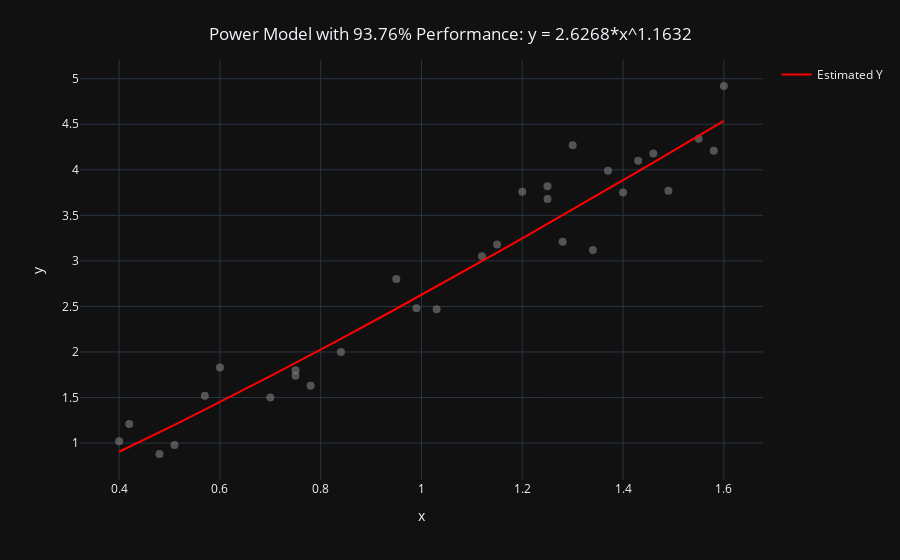

The notebook cell this image was saved under:
### Code cell
best_model[1]

### Figure 1 — Plotly figure (JSON) as saved in the notebook; plotly's stock layout.template omitted (floating-point values rounded to 4 significant figures)
{"data": [{"hovertemplate": "x: %{x}<br>y: %{y}", "legendgroup": "", "marker": {"color": "gray", "coloraxis": "coloraxis", "opacity": 0.6, "size": 8, "symbol": "circle"}, "mode": "markers", "name": "", "orientation": "v", "showlegend": false, "type": "scatter", "x": [0.4, 0.42, 0.48, 0.51, 0.57, 0.6, 0.7, 0.75, 0.75, 0.78, 0.84, 0.95, 0.99, 1.03, 1.12, 1.15, 1.2, 1.25, 1.25, 1.28, 1.3, 1.34, 1.37, 1.4, 1.43, 1.46, 1.49, 1.55, 1.58, 1.6], "xaxis": "x", "y": [1.02, 1.21, 0.88, 0.98, 1.52, 1.83, 1.5, 1.8, 1.74, 1.63, 2, 2.8, 2.48, 2.47, 3.05, 3.18, 3.76, 3.68, 3.82, 3.21, 4.27, 3.12, 3.99, 3.75, 4.1, 4.18, 3.77, 4.34, 4.21, 4.92], "yaxis": "y"}, {"hovertemplate": "x: %{x}<br>y: %{y}", "line": {"color": "red"}, "marker": {"color": "gray", "opacity": 0.6, "size": 8}, "mode": "lines", "name": "Estimated Y", "type": "scatter", "x": [0.4, 0.42, 0.48, 0.51, 0.57, 0.6, 0.7, 0.75, 0.75, 0.78, 0.84, 0.95, 0.99, 1.03, 1.12, 1.15, 1.2, 1.25, 1.25, 1.28, 1.3, 1.34, 1.37, 1.4, 1.43, 1.46, 1.49, 1.55, 1.58, 1.6], "y": [0.9047, 0.9576, 1.118, 1.2, 1.366, 1.45, 1.735, 1.88, 1.88, 1.967, 2.145, 2.475, 2.596, 2.719, 2.997, 3.09, 3.247, 3.405, 3.405, 3.501, 3.564, 3.692, 3.788, 3.885, 3.982, 4.079, 4.177, 4.373, 4.472, 4.538]}], "layout": {"coloraxis": {"colorbar": {"title": {"text": "y"}}, "colorscale": [[0, "#0d0887"], [0.1111, "#46039f"], [0.2222, "#7201a8"], [0.3333, "#9c179e"], [0.4444, "#bd3786"], [0.5556, "#d8576b"], [0.6667, "#ed7953"], [0.7778, "#fb9f3a"], [0.8889, "#fdca26"], [1, "#f0f921"]]}, "legend": {"tracegroupgap": 0}, "margin": {"t": 60}, "title": {"text": "Power Model with 93.76% Performance: y = 2.6268*x^1.1632", "x": 0.5, "xanchor": "center", "y": 0.95, "yanchor": "top"}, "xaxis": {"anchor": "y", "domain": [0, 1], "title": {"text": "x"}}, "yaxis": {"anchor": "x", "domain": [0, 1], "title": {"text": "y"}}}}
